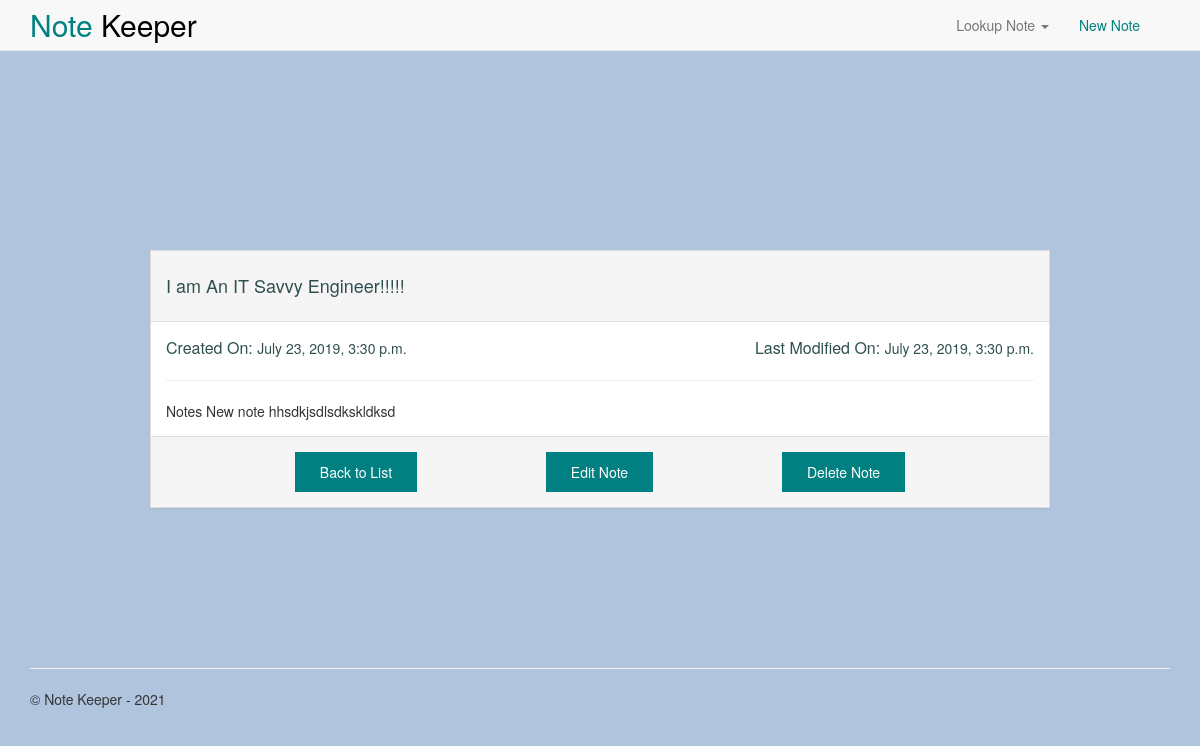
Screenshot of /note/1/detail/ with the database file from the repository.
### app/models.py (models this page shows, shortened)
class Note(models.Model):
    subject = models.CharField(max_length=500)
    detail = models.TextField(null = True, blank=True)
    priority = models.TextField(max_length=6, choices=PRIORITY_CHOICE, default='medium')
    created_date = models.DateTimeField()
    last_modified = models.DateTimeField()
    is_deleted = models.BooleanField()

### app/views.py (the view)
# urls.py: path('note/<int:pk>/detail/', views.note_detail, name='note_detail'),
def note_detail(request, pk):
    assert isinstance(request, HttpRequest)
    note =  get_object_or_404(Note, pk=pk)
    return render(
        request,
        'app/note_detail.html',
        {
            'title':'Note Detail',
            'year':datetime.now().year,
            'note': note
        }
    )

### app/templates/app/note_detail.html
﻿{% extends "app/layout.html" %}
{% block content %}
<div class="note-detail">
  <div class="panel panel-default note-detail__panel">
    <div class="panel-heading note-detail__panel-header">
      <h1 class="panel-title note-detail__panel-title">
        {{note.subject}}
      </h1>
    </div>
    <div class="panel-body">
      <div class="note-detail__date-section">
        <div>
          <span class="note-detail__created-date-key">
            Created On:
          </span>
          <span class="note-detail__created-date-value">
            {{note.created_date}}
          </span>
        </div>
        <div>
          <span class="note-detail__modified-date-key">
            Last Modified On:
          </span>
          <span class="note-detail__modified-date-value">
            {{note.last_modified}}
          </span>
        </div>
      </div>
      <hr/>
      <div>
        {{note.detail|linebreaksbr}}
      </div>
    </div>
    <div class="panel-footer note-detail__footer">
      <div class="note-detail__flex-container">
        <div>
          <a class="note-detail__button" href="{% url 'home' %}">
            Back to List
          </a>
        </div>
        <div>
          <a class="note-detail__button" href="{% url 'edit_note' pk=note.id %}" >
            Edit Note
          </a>
        </div>
        <div>
          <a class="note-detail__button" href="{% url 'delete_note' pk=note.id %}" >
            Delete Note
          </a>
        </div>
      </div>
    </div>
  </div>
</div>
{% endblock %}

### app/static/app/content/site.css (style rules this page uses)
body { background-color: lightsteelblue; padding-top: 50px; padding-bottom: 20px; }
.note-detail { margin-top: 60px; padding: 120px; }
.note-detail__panel { border-radius: 0px; }
.note-detail__panel-header { padding: 25px 15px 25px 15px; }
.note-detail__panel-title { font-weight: 500; font-size: 18px; color: darkslategray; }
.note-detail__date-section { display: flex; justify-content: space-between; }
.note-detail__created-date-key { font-weight: 500; font-size: 16px; color: darkslategray; }
.note-detail__created-date-value { font-weight: 500; font-size: 14px; color: darkslategray; }
.note-detail__modified-date-key { font-weight: 500; font-size: 16px; color: darkslategray; }
.note-detail__modified-date-value { font-weight: 500; font-size: 14px; color: darkslategray; }
.note-detail__footer { padding: 25px 15px 25px 15px; }
.note-detail__flex-container { display: flex; justify-content: space-evenly; }
.note-detail__button { padding: 10px 25px 10px 25px; background-color: #008080; color: white; font-size: 14px; font-weight: 400; }

### rows the page displays
Note: subject "I am An IT Savvy Engineer!!!!!", created_date "July 23, 2019, 3:30 p.m.", last_modified "July 23, 2019, 3:30 p.m.", detail "Notes New note hhsdkjsdlsdkskldksd"
